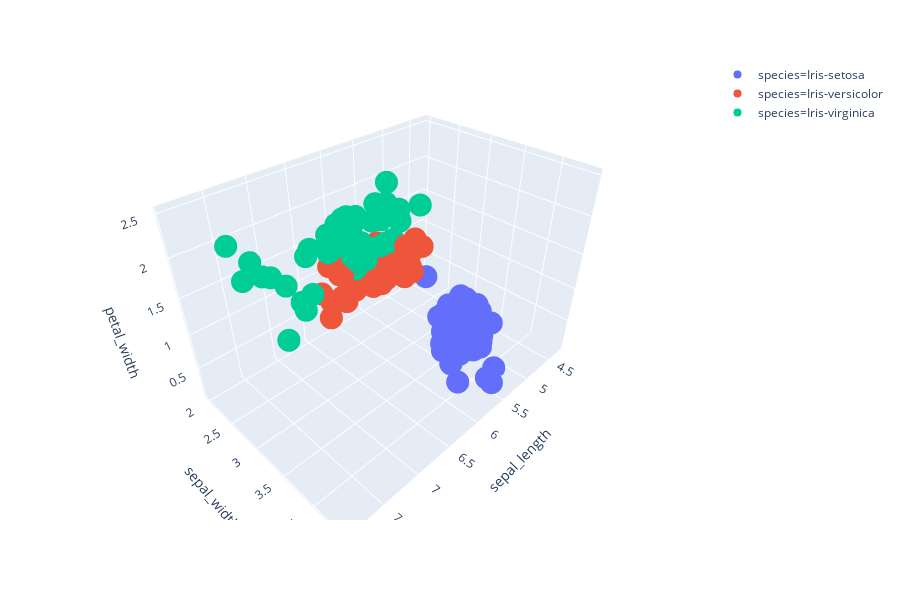

Write notebook code for a chart like this one.
### Code cell
!pip install plotly

### Figure 1 — Plotly figure (JSON) as saved in the notebook; plotly's stock layout.template omitted (floating-point values rounded to 4 significant figures)
{"data": [{"hoverlabel": {"namelength": 0}, "hovertemplate": "species=Iris-setosa<br>sepal_length=%{x}<br>sepal_width=%{y}<br>petal_width=%{z}", "legendgroup": "species=Iris-setosa", "marker": {"color": "#636efa", "symbol": "circle"}, "mode": "markers", "name": "species=Iris-setosa", "scene": "scene", "showlegend": true, "type": "scatter3d", "x": [5.1, 4.9, 4.7, 4.6, 5, 5.4, 4.6, 5, 4.4, 4.9, 5.4, 4.8, 4.8, 4.3, 5.8, 5.7, 5.4, 5.1, 5.7, 5.1, 5.4, 5.1, 4.6, 5.1, 4.8, 5, 5, 5.2, 5.2, 4.7, 4.8, 5.4, 5.2, 5.5, 4.9, 5, 5.5, 4.9, 4.4, 5.1, 5, 4.5, 4.4, 5, 5.1, 4.8, 5.1, 4.6, 5.3, 5], "y": [3.5, 3, 3.2, 3.1, 3.6, 3.9, 3.4, 3.4, 2.9, 3.1, 3.7, 3.4, 3, 3, 4, 4.4, 3.9, 3.5, 3.8, 3.8, 3.4, 3.7, 3.6, 3.3, 3.4, 3, 3.4, 3.5, 3.4, 3.2, 3.1, 3.4, 4.1, 4.2, 3.1, 3.2, 3.5, 3.1, 3, 3.4, 3.5, 2.3, 3.2, 3.5, 3.8, 3, 3.8, 3.2, 3.7, 3.3], "z": [0.2, 0.2, 0.2, 0.2, 0.2, 0.4, 0.3, 0.2, 0.2, 0.1, 0.2, 0.2, 0.1, 0.1, 0.2, 0.4, 0.4, 0.3, 0.3, 0.3, 0.2, 0.4, 0.2, 0.5, 0.2, 0.2, 0.4, 0.2, 0.2, 0.2, 0.2, 0.4, 0.1, 0.2, 0.1, 0.2, 0.2, 0.1, 0.2, 0.2, 0.3, 0.3, 0.2, 0.6, 0.4, 0.3, 0.2, 0.2, 0.2, 0.2]}, {"hoverlabel": {"namelength": 0}, "hovertemplate": "species=Iris-versicolor<br>sepal_length=%{x}<br>sepal_width=%{y}<br>petal_width=%{z}", "legendgroup": "species=Iris-versicolor", "marker": {"color": "#EF553B", "symbol": "circle"}, "mode": "markers", "name": "species=Iris-versicolor", "scene": "scene", "showlegend": true, "type": "scatter3d", "x": [7, 6.4, 6.9, 5.5, 6.5, 5.7, 6.3, 4.9, 6.6, 5.2, 5, 5.9, 6, 6.1, 5.6, 6.7, 5.6, 5.8, 6.2, 5.6, 5.9, 6.1, 6.3, 6.1, 6.4, 6.6, 6.8, 6.7, 6, 5.7, 5.5, 5.5, 5.8, 6, 5.4, 6, 6.7, 6.3, 5.6, 5.5, 5.5, 6.1, 5.8, 5, 5.6, 5.7, 5.7, 6.2, 5.1, 5.7], "y": [3.2, 3.2, 3.1, 2.3, 2.8, 2.8, 3.3, 2.4, 2.9, 2.7, 2, 3, 2.2, 2.9, 2.9, 3.1, 3, 2.7, 2.2, 2.5, 3.2, 2.8, 2.5, 2.8, 2.9, 3, 2.8, 3, 2.9, 2.6, 2.4, 2.4, 2.7, 2.7, 3, 3.4, 3.1, 2.3, 3, 2.5, 2.6, 3, 2.6, 2.3, 2.7, 3, 2.9, 2.9, 2.5, 2.8], "z": [1.4, 1.5, 1.5, 1.3, 1.5, 1.3, 1.6, 1, 1.3, 1.4, 1, 1.5, 1, 1.4, 1.3, 1.4, 1.5, 1, 1.5, 1.1, 1.8, 1.3, 1.5, 1.2, 1.3, 1.4, 1.4, 1.7, 1.5, 1, 1.1, 1, 1.2, 1.6, 1.5, 1.6, 1.5, 1.3, 1.3, 1.3, 1.2, 1.4, 1.2, 1, 1.3, 1.2, 1.3, 1.3, 1.1, 1.3]}, {"hoverlabel": {"namelength": 0}, "hovertemplate": "species=Iris-virginica<br>sepal_length=%{x}<br>sepal_width=%{y}<br>petal_width=%{z}", "legendgroup": "species=Iris-virginica", "marker": {"color": "#00cc96", "symbol": "circle"}, "mode": "markers", "name": "species=Iris-virginica", "scene": "scene", "showlegend": true, "type": "scatter3d", "x": [6.3, 5.8, 7.1, 6.3, 6.5, 7.6, 4.9, 7.3, 6.7, 7.2, 6.5, 6.4, 6.8, 5.7, 5.8, 6.4, 6.5, 7.7, 7.7, 6, 6.9, 5.6, 7.7, 6.3, 6.7, 7.2, 6.2, 6.1, 6.4, 7.2, 7.4, 7.9, 6.4, 6.3, 6.1, 7.7, 6.3, 6.4, 6, 6.9, 6.7, 6.9, 5.8, 6.8, 6.7, 6.7, 6.3, 6.5, 6.2, 5.9], "y": [3.3, 2.7, 3, 2.9, 3, 3, 2.5, 2.9, 2.5, 3.6, 3.2, 2.7, 3, 2.5, 2.8, 3.2, 3, 3.8, 2.6, 2.2, 3.2, 2.8, 2.8, 2.7, 3.3, 3.2, 2.8, 3, 2.8, 3, 2.8, 3.8, 2.8, 2.8, 2.6, 3, 3.4, 3.1, 3, 3.1, 3.1, 3.1, 2.7, 3.2, 3.3, 3, 2.5, 3, 3.4, 3], "z": [2.5, 1.9, 2.1, 1.8, 2.2, 2.1, 1.7, 1.8, 1.8, 2.5, 2, 1.9, 2.1, 2, 2.4, 2.3, 1.8, 2.2, 2.3, 1.5, 2.3, 2, 2, 1.8, 2.1, 1.8, 1.8, 1.8, 2.1, 1.6, 1.9, 2, 2.2, 1.5, 1.4, 2.3, 2.4, 1.8, 1.8, 2.1, 2.4, 2.3, 1.9, 2.3, 2.5, 2.3, 1.9, 2, 2.3, 1.8]}], "layout": {"height": 600, "legend": {"tracegroupgap": 0}, "margin": {"t": 60}, "scene": {"domain": {"x": [0, 1], "y": [0, 1]}, "xaxis": {"title": {"text": "sepal_length"}}, "yaxis": {"title": {"text": "sepal_width"}}, "zaxis": {"title": {"text": "petal_width"}}}}}
